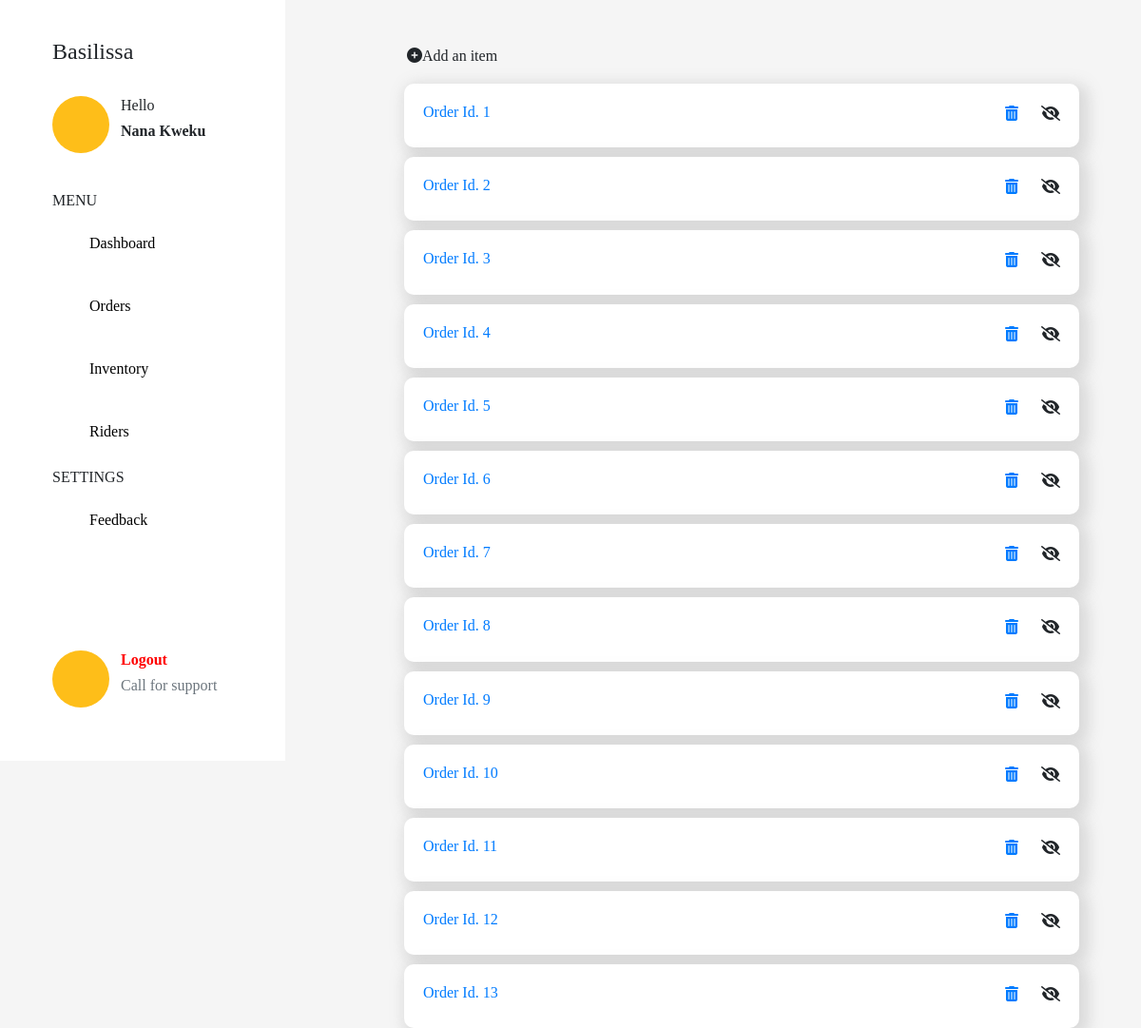
The page /orders on the database its author committed.
### models.py (models this page shows, shortened)
class Order(db.Model):
    id = db.Column(db.Integer, primary_key=True)
    order = db.Column(db.String(), nullable=False)
    user = db.Column(db.String(),nullable=False)
    phone = db.Column(db.String(), nullable=False)
    location = db.Column(db.String(), nullable=False)
    branch = db.Column(db.String(), nullable=False)
    date_created = db.Column(db.DateTime, default=datetime.utcnow)

### app.py (the view)
@app.route('/orders')
def orders():
    orders = Order.query.all()
    return render_template('orders.html', orders=orders)

### templates/orders.html
{% extends "dash.html" %}
{% block body %}
<div class="container">
   <a href="{{url_for('additem')}}"><button class="btn"><i class="fas fa-plus-circle"></i>Add an item</button></a>
    {% for order in orders %}
    <div class="strip">
        <a href="{{url_for('order', id=order.id)}}">
            <h6>Order Id. {{order.id}}</h6>
        </a>
            <div class="actions">
                <a href="{{url_for('delete', id=order.id)}}">
                <i class="fas fa-trash-alt" style="margin-right: 20px;"></i>
            </a>
                <i class="fas fa-eye-slash "></i>
            </div>
        </div>
        {% endfor %}
</div>
{% endblock %}

### static/css/style.css (style rules this page uses)
html { scroll-behavior: smooth; }
body { font-family: 'Poppins','sans-serif'; }
.strip { background-color:white ; box-shadow: 5px 5px 15px 5px rgba(139, 139, 139, 0.26); margin: 10px; padding: 20px; border-radius: 10px; display: flex; justify-content: space-between; }

### rows shown on the page
Order: id "1"
Order: id "2"
Order: id "3"
Order: id "4"
Order: id "5"
Order: id "6"
Order: id "7"
Order: id "8"
Order: id "9"
Order: id "10"
Order: id "11"
Order: id "12"
Order: id "13"
